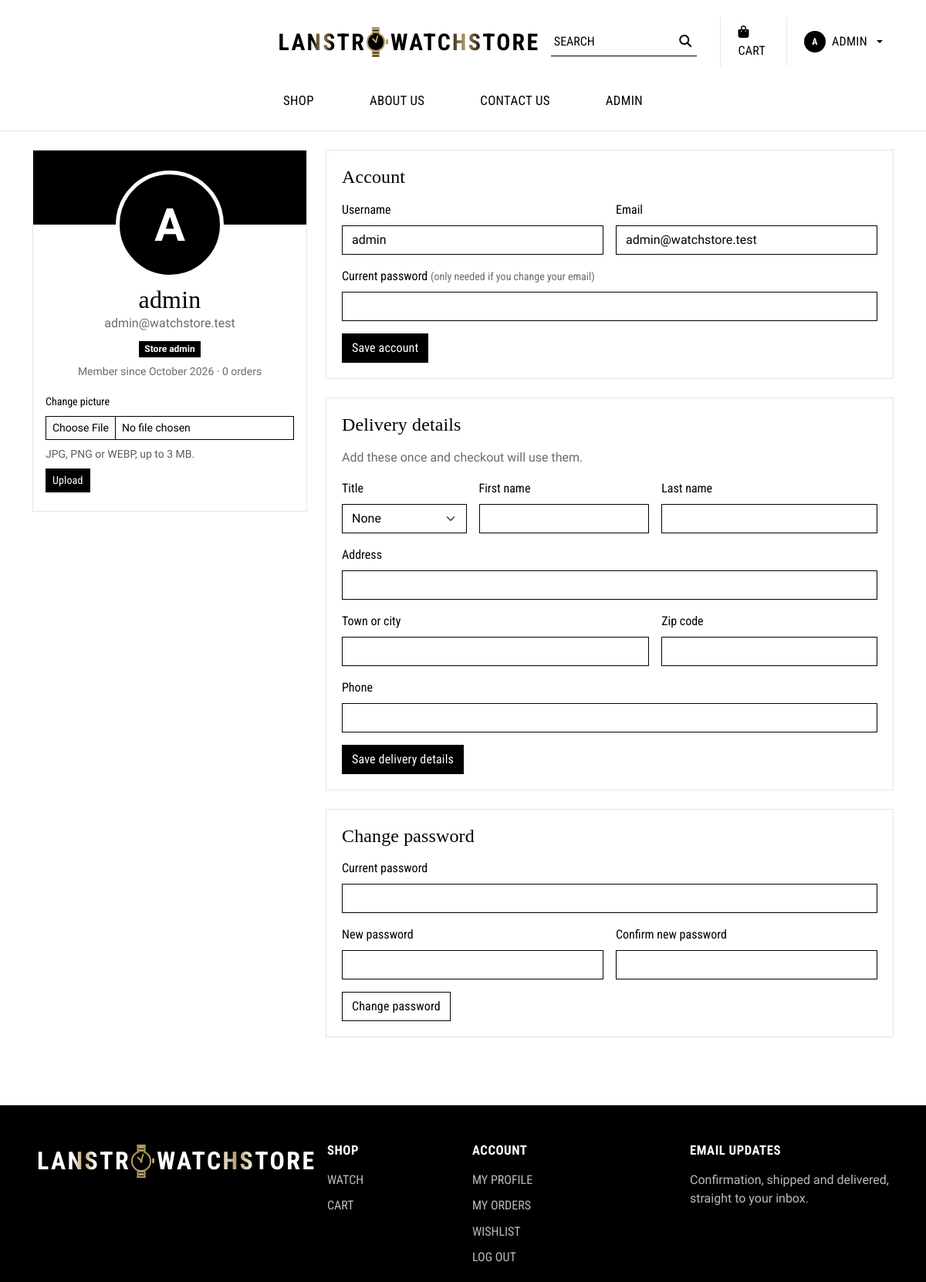
Screenshot of /user/profile.php (signed in) with the database file from the repository.
### tables this page shows
CREATE TABLE users (
  user_id    INT AUTO_INCREMENT PRIMARY KEY,
  username   VARCHAR(30) NOT NULL UNIQUE,
  email      VARCHAR(100) NOT NULL UNIQUE,
  password   VARCHAR(255) NOT NULL,
  profile_pic VARCHAR(255) NULL,
  role       ENUM('user','employee','admin') NOT NULL DEFAULT 'user',
  status     ENUM('active','inactive') NOT NULL DEFAULT 'active',
  created_at DATETIME NOT NULL DEFAULT CURRENT_TIMESTAMP
);

### user/profile.php (the view, shortened to what this page needs)
<?php
include('../includes/config.php');
$uid = (int)$_SESSION['user_id'];
$me       = mysqli_fetch_assoc(mysqli_execute_query($conn, 'SELECT username, email, role, profile_pic, created_at FROM users WHERE user_id = ?', [$uid]));
$customer = mysqli_fetch_assoc(mysqli_execute_query($conn, 'SELECT * FROM customer WHERE user_id = ?', [$uid]));
$orders   = (int)(mysqli_fetch_row(mysqli_execute_query($conn, 'SELECT COUNT(*) FROM orderinfo o JOIN customer c ON c.customer_id = o.customer_id WHERE c.user_id = ?', [$uid])) ?? [null])[0];
include('../includes/header.php');
?>
<div class="row g-4">
  <div class="col-lg-4">
    <div class="panel profile-card p-0">
      <div class="text-center px-3 pb-4">
        <div class="profile-avatar"><?php [$avatarPath, $avatarName, $avatarSize, $avatarClass] = array_pad([$me['profile_pic'], $me['username'], 140, 'avatar-xl'], 4, ''); include(ROOT_DIR . '/includes/avatar.php'); ?></div>
        <h1 class="h2 mt-2 mb-0"><?= htmlspecialchars((string)$me['username']) ?></h1>
        <p class="text-secondary mb-2"><?= htmlspecialchars((string)$me['email']) ?></p>
        <?php if ($me['role'] === 'admin'): ?><span class="badge bg-dark mb-2">Store admin</span><?php elseif ($me['role'] === 'employee'): ?><span class="badge bg-secondary mb-2">Store employee</span><?php endif; ?>
        <p class="small text-secondary mb-3">Member since <?= htmlspecialchars((string)(date('F Y', strtotime($me['created_at'])))) ?> &middot; <?= $orders ?> order<?= $orders === 1 ? '' : 's' ?></p>
        <form method="post" enctype="multipart/form-data" class="text-start">
          <label class="form-label small" for="avatar">Change picture</label>
          <input type="file" class="form-control form-control-sm mb-2" id="avatar" name="avatar" accept="image/jpeg,image/png,image/webp">
          <div class="form-text mb-2">JPG, PNG or WEBP, up to 3 MB.</div>
          <div class="d-flex gap-2">
            <button class="btn btn-primary btn-sm" type="submit">Upload</button>
          </div>
        </form>
      </div>
    </div>
  </div>
  <div class="col-lg-8">
    <form class="panel mb-4" method="post" novalidate>
      <h2 class="h4 mb-3">Account</h2>
      <div class="row g-3">
        <div class="col-md-6">
          <label class="form-label" for="username">Username</label>
          <input class="form-control" id="username" name="username" value="<?= htmlspecialchars((string)($_SESSION['old']['username'] ?? ($me['username']))) ?>" required minlength="3" maxlength="20" autocomplete="username">
        </div>
        <div class="col-md-6">
          <label class="form-label" for="email">Email</label>
          <input type="email" class="form-control" id="email" name="email" value="<?= htmlspecialchars((string)($_SESSION['old']['email'] ?? ($me['email']))) ?>" required maxlength="100" autocomplete="email">
        </div>
        <div class="col-12">
          <label class="form-label" for="ac_pw">Current password <span class="text-secondary small">(only needed if you change your email)</span></label>
          <input type="password" class="form-control" id="ac_pw" name="current_password" autocomplete="current-password">
        </div>
      </div>
      <button class="btn btn-primary mt-3" type="submit">Save account</button>
    </form>
    <form class="panel mb-4" method="post" novalidate>
      <h2 class="h4 mb-3">Delivery details</h2>
      <?php if (!$customer): ?><p class="text-secondary">Add these once and checkout will use them.</p><?php endif; ?>
      <div class="row g-3">
        <div class="col-4 col-md-3">
          <label class="form-label" for="title">Title</label>
          <select class="form-select" id="title" name="title">
            <?php foreach (['', 'Mr', 'Ms', 'Mrs', 'Dr'] as $t): ?>
              <option value="<?= $t ?>" <?= htmlspecialchars((string)($_SESSION['old']['title'] ?? ($customer['title'] ?? ''))) === $t ? 'selected' : '' ?>><?= $t === '' ? 'None' : $t ?></option>
            <?php endforeach; ?>
          </select>
        </div>
        <div class="col-8 col-md-4"><label class="form-label" for="fname">First name</label><input class="form-control" id="fname" name="fname" value="<?= htmlspecialchars((string)($_SESSION['old']['fname'] ?? ($customer['fname'] ?? ''))) ?>" required maxlength="50"></div>
        <div class="col-12 col-md-5"><label class="form-label" for="lname">Last name</label><input class="form-control" id="lname" name="lname" value="<?= htmlspecialchars((string)($_SESSION['old']['lname'] ?? ($customer['lname'] ?? ''))) ?>" required maxlength="50"></div>
        <div class="col-12"><label class="form-label" for="addressline">Address</label><input class="form-control" id="addressline" name="addressline" value="<?= htmlspecialchars((string)($_SESSION['old']['addressline'] ?? ($customer['addressline'] ?? ''))) ?>" required maxlength="120"></div>
        <div class="col-7"><label class="form-label" for="town">Town or city</label><input class="form-control" id="town" name="town" value="<?= htmlspecialchars((string)($_SESSION['old']['town'] ?? ($customer['town'] ?? ''))) ?>" required maxlength="60"></div>
        <div class="col-5"><label class="form-label" for="zipcode">Zip code</label><input class="form-control" id="zipcode" name="zipcode" value="<?= htmlspecialchars((string)($_SESSION['old']['zipcode'] ?? ($customer['zipcode'] ?? ''))) ?>" required maxlength="10"></div>
        <div class="col-12"><label class="form-label" for="phone">Phone</label><input class="form-control" id="phone" name="phone" value="<?= htmlspecialchars((string)($_SESSION['old']['phone'] ?? ($customer['phone'] ?? ''))) ?>" required maxlength="20" inputmode="tel"></div>
      </div>
      <button class="btn btn-primary mt-3" type="submit">Save delivery details</button>
    </form>
    <form class="panel" method="post" novalidate>
      <h2 class="h4 mb-3">Change password</h2>
      <div class="row g-3">
        <div class="col-12"><label class="form-label" for="cp">Current password</label><input type="password" class="form-control" id="cp" name="current_password" required autocomplete="current-password"></div>
        <div class="col-md-6"><label class="form-label" for="np">New password</label><input type="password" class="form-control" id="np" name="new_password" required minlength="8" autocomplete="new-password"></div>
        <div class="col-md-6"><label class="form-label" for="np2">Confirm new password</label><input type="password" class="form-control" id="np2" name="confirm_password" required autocomplete="new-password"></div>
      </div>
      <button class="btn btn-outline-primary mt-3" type="submit">Change password</button>
    </form>
  </div>
</div>
<?php unset($_SESSION['old'], $_SESSION['errors']); include('../includes/footer.php'); ?>

### assets/css/style.css (style rules this page uses)
:root { --black: #000; --white: #fff; --line: #e5e5e5; --line-dark: #000; --muted: #6b6b6b; --soft: #f5f5f5; --accent: #b49a68; --dial: #000; --dial-deep: #000; --steel: var(--line); --paper: #fff; --brass: #000; --brass-deep: #000; --ink: #000; --lume: #fff; --bs-body-font-family: 'Hanken Grotesk', system-ui, sans-serif; --bs-body-color: #000; --bs-body-bg: #fff; --bs-link-color: #000; --bs-link-color-rgb: 0, 0, 0; --bs-link-hover-color-rgb: 107, 107, 107; --bs-link-hover-color: #6b6b6b; --bs-primary: #000; --bs-primary-rgb: 0, 0, 0; --bs-border-radius: 0; --bs-border-radius-sm: 0; --bs-border-radius-lg: 0; --bs-border-radius-xl: 0; --bs-border-radius-xxl: 0; --bs-border-radius-pill: 0; --bs-border-color: var(--line); }
*, *::before, *::after { border-radius: 0 !important; }
body { min-height: 100vh; display: flex; flex-direction: column; }
h1, h2, h3, .display-font, .navbar-brand { font-family: 'Instrument Serif', Georgia, serif; font-weight: 400; letter-spacing: .005em; }
h1 { font-size: clamp(2.2rem, 5vw, 3.4rem); line-height: 1.05; }
h2 { font-size: 1.9rem; }
.cond, .site-nav .nav-link, .site-nav .navbar-brand + *, .filter-group summary, .filters-title, .btn, .form-label, .results-count, .sort-box label, .product-brand, .dropdown-item, th { font-family: 'Roboto Condensed', 'Hanken Grotesk', sans-serif; }
.btn { text-transform: none; letter-spacing: .01em; }
.btn-primary, .btn-brass { --bs-btn-color: #fff; --bs-btn-bg: #000; --bs-btn-border-color: #000; --bs-btn-hover-color: #000; --bs-btn-hover-bg: var(--accent); --bs-btn-hover-border-color: var(--accent); --bs-btn-active-color: #000; --bs-btn-active-bg: #fff; --bs-btn-active-border-color: #000; --bs-btn-disabled-color: #fff; --bs-btn-disabled-bg: #6b6b6b; --bs-btn-disabled-border-color: #6b6b6b; --bs-btn-focus-shadow-rgb: 0,0,0; }
.btn-outline-primary, .btn-outline-secondary, .btn-outline-dark, .btn-outline-danger, .btn-outline-success, .btn-secondary, .btn-light { --bs-btn-color: #000; --bs-btn-bg: #fff; --bs-btn-border-color: #000; --bs-btn-hover-color: #000; --bs-btn-hover-bg: var(--accent); --bs-btn-hover-border-color: var(--accent); --bs-btn-active-color: #fff; --bs-btn-active-bg: #000; --bs-btn-active-border-color: #000; --bs-btn-disabled-color: #6b6b6b; --bs-btn-disabled-bg: #fff; --bs-btn-disabled-border-color: #bbb; }
.form-control, .form-select { border: 1px solid #000; background-color: #fff; }
.badge, .bg-success, .bg-danger, .bg-warning, .bg-info, .bg-primary, .bg-secondary, .bg-dark { background: #000 !important; color: #fff !important; }
.text-secondary, .text-muted { color: var(--muted) !important; }
.panel { background: #fff; border: 1px solid var(--steel); border-radius: 6px; padding: 1.25rem; }
.profile-card { overflow: hidden; }
.profile-avatar { margin-top: -70px; }

### rows the page displays
users: username "admin", email "admin@watchstore.test", created_at "October 2026"

### other values shown
$avatarInitial "A A"
$_SESSION['username'] "ADMIN"
$orders "0"
